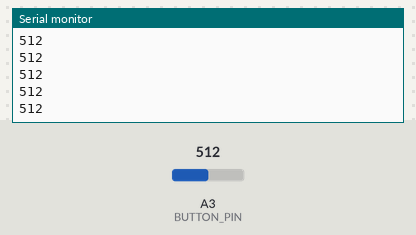
This sketch was run on a simulated Arduino Uno, built with avr-gcc and run on an emulated ATmega328P. Parts: the last lines printed to the serial monitor. The inputs (shaded band) are chosen by the test bench; at power-on: A3 (BUTTON_PIN) = 512.

Above: at 1.2 s.
1.3 s: A3 (BUTTON_PIN) set to 716
At 2.1 s:
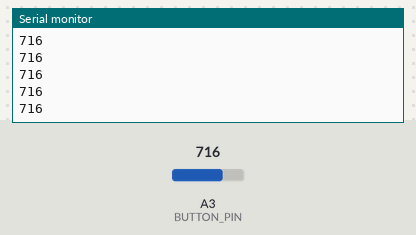
2.8 s: A3 (BUTTON_PIN) set to 900
At 3.7 s:
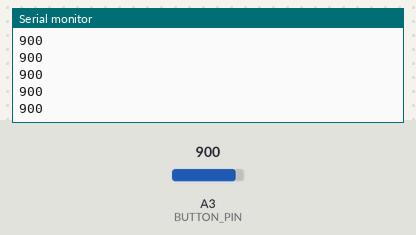
Timing chart, 0 to 5.8 s (numbered marks = the images above; inputs shaded):
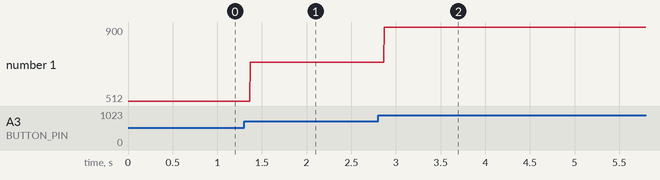

Measured:
- after the input at 1.3 s, the serial monitor: prints a new line after 0.07 s (image 1)
- after the input at 2.8 s, the serial monitor: prints a new line after 0.07 s (image 2)
- plotted number 1: 512 → 716 after the input at 1.3 s, 716 → 900 after the input at 2.8 s

The sketch:

test_echelle_resistance.ino
```cpp
const int BUTTON_PIN = A3;

void setup() {
  // put your setup code here, to run once:
pinMode(BUTTON_PIN,INPUT);
Serial.begin(9600);

}

void loop() {
  // put your main code here, to run repeatedly:
int val = analogRead(BUTTON_PIN);
Serial.println(val);
}
```
